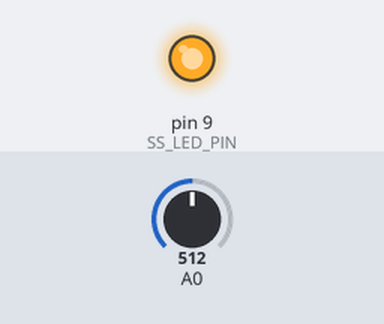
Simulated run of this sketch. Board: Arduino Uno, built with avr-gcc and run on an emulated ATmega328P. On the bench: output pins drawn as LEDs (lit = HIGH). The inputs (shaded band) are chosen by the test bench; at power-on: A0 = 512. Pins used as bus, display or sensor lines are not drawn; what the sketch prints to the serial monitor is not drawn.

Above: at 0.1 s.
Timing chart, 0 to 1.6 s (numbered marks = the images above):
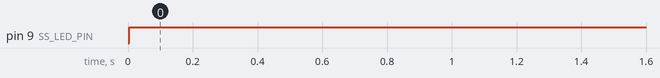

The sketch:

sound_sensor.ino
```cpp
#define SOUND_SENSOR_PIN 0 // ADC0 Pin
#define SOUND_THRESHOLD 2.5 // Voltage threshold

// SPI Slave Select Pins (on PORTB)
#define SS_LCD_PIN PB2   // Slave Select for LCD (Pin 10)
#define SS_LED_PIN PB1   // Slave Select for LED (Pin 9)
#define SS_SWITCH_PIN PB0 // Slave Select for Switch (Pin 8)

void setup() {
    // Serial Setup
    UBRR0 = 103; // 9600 baud rate for 16 MHz clock
    UCSR0B |= (1 << TXEN0); // Enable UART TX

    // SPI Setup as Master
    DDRB |= (1 << SS_LCD_PIN) | (1 << SS_LED_PIN) | (1 << SS_SWITCH_PIN); // SS pins as output
    PORTB |= (1 << SS_LCD_PIN) | (1 << SS_LED_PIN) | (1 << SS_SWITCH_PIN); // Deselect slaves

    DDRB |= (1 << PB3) | (1 << PB5); // MOSI (PB3) and SCK (PB5) as output
    DDRB &= ~(1 << PB4); // MISO as input
    SPCR = (1 << SPE) | (1 << MSTR) | (1 << SPR0); // Enable SPI, Master mode, Clock = fosc/16

    // ADC Setup for Analog Input
    ADMUX = (1 << REFS0); // AVcc with external capacitor at AREF pin
    ADCSRA = (1 << ADEN) | (1 << ADPS2) | (1 << ADPS1) | (1 << ADPS0); // Enable ADC, prescaler 128
}

float readADC(uint8_t channel) {
    ADMUX = (ADMUX & 0xF0) | (channel & 0x0F); // Select ADC channel
    ADCSRA |= (1 << ADSC); // Start conversion
    while (ADCSRA & (1 << ADSC)); // Wait for conversion to complete
    return ADC * (5.0 / 1023.0); // Return voltage value
}

void sendToSlave(volatile uint8_t *slavePORT, uint8_t slavePin, const char *data) {
    *slavePORT &= ~(1 << slavePin); // Select slave
    for (int i = 0; data[i] != '\0'; i++) {
        SPDR = data[i]; // Start SPI transfer
        while (!(SPSR & (1 << SPIF))); // Wait for transfer to complete
    }
    *slavePORT |= (1 << slavePin); // Deselect slave
}

void sendToLCD(const char *data) {
    for (int i = 0; data[i] != '\0'; i++) {
        while (!(UCSR0A & (1 << UDRE0))); // Wait for empty transmit buffer
        UDR0 = data[i]; // Send character
    }
}

void loop() {
    float analogValue = readADC(SOUND_SENSOR_PIN);

    char lcdData[16];
    dtostrf(analogValue, 6, 2, lcdData);
    sendToLCD(lcdData);

    // Send control signal to LED Arduino
    if (analogValue > SOUND_THRESHOLD) {
        sendToSlave(&PORTB, SS_LED_PIN, "O"); // LED ON
    } else {
        sendToSlave(&PORTB, SS_LED_PIN, "F"); // LED OFF
    }

    _delay_ms(500);
}
```

Measured:
- by itself, pin 9 (SS_LED_PIN): LOW → HIGH at 0.00 s
